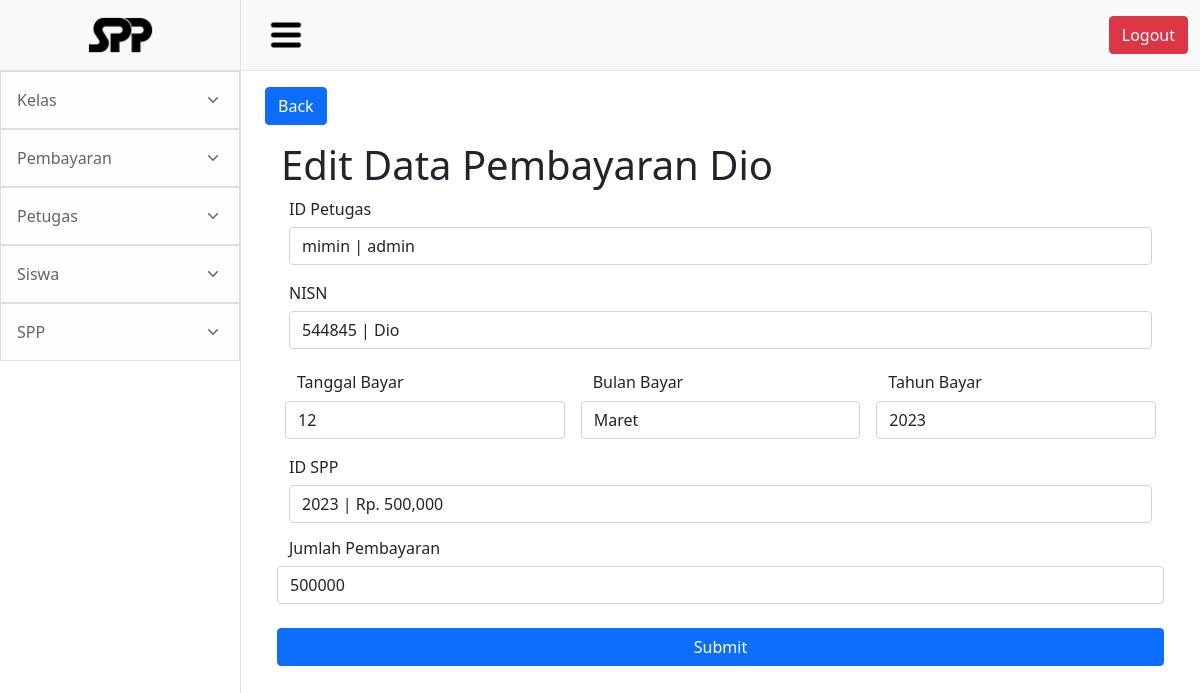
Page /index/pembayaran/EditPembayaran.php?id=1 on the committed database.
### tables this page shows
CREATE TABLE `pembayaran` (
  `id_pembayaran` int(11) NOT NULL,
  `id_petugas` int(11) NOT NULL,
  `nisn` varchar(10) NOT NULL,
  `tgl_bayar` varchar(50) NOT NULL,
  `bulan_bayar` varchar(8) NOT NULL,
  `tahun_dibayar` varchar(4) NOT NULL,
  `id_spp` int(11) NOT NULL,
  `jumblah_bayar` int(11) NOT NULL
);

CREATE TABLE `siswa` (
  `nisn` int(10) NOT NULL,
  `nis` int(8) NOT NULL,
  `nama` varchar(35) NOT NULL,
  `id_kelas` int(11) NOT NULL,
  `alamat` text NOT NULL,
  `no_telp` int(13) NOT NULL,
  `id_spp` int(11) NOT NULL
);

CREATE TABLE `petugas` (
  `id_petugas` int(11) NOT NULL,
  `username` varchar(25) NOT NULL,
  `password` varchar(32) NOT NULL,
  `nama_petugas` varchar(35) NOT NULL,
  `level` varchar(10) NOT NULL
);

CREATE TABLE `spp` (
  `id_spp` int(11) NOT NULL,
  `tahun` int(11) NOT NULL,
  `nominal` int(11) NOT NULL
);

### index/pembayaran/EditPembayaran.php (the view, shortened to what this page needs)
<?php
include 'api/koneksi.php';
  if (isset($_GET['id'])) {
    $id = ($_GET["id"]);
    $query = "SELECT * FROM pembayaran as a LEFT JOIN siswa as b ON a.nisn = b.nisn LEFT JOIN spp as c ON a.id_spp = c.id_spp LEFT JOIN petugas as
    d ON a.id_petugas = d.id_petugas  WHERE id_pembayaran ='$id'";
    $result = mysqli_query($kon, $query);
    $data = mysqli_fetch_assoc($result);
    $nominal =$data['nominal'] ;
    $HN = number_format($nominal);
  } else {
    echo "<script>alert('Masukkan data id.');window.location='index.php';</script>";
  }
  ?>
<!DOCTYPE html>
<html lang="en">
    <head>
    <?php
            include('../../components/header.php')
            ?>
    </head>
    <body>
        <div class="d-flex" id="wrapper">
            <?php
            include('../../components/sidebar.php')
            ?>
                <div class="container-fluid">
                <form method="post" action="api/EditData.php">
                    <div class="container">
                    <a class="btn btn-primary mt-3" href="pembayaran.php" role="button">Back</a>
                        <div class="card-body">
                        <h1>Edit Data Pembayaran <?php echo $data['nama']; ?></h1>
                            <div class="card-text m-2">
                                <div class="form-group mb-3">
                                    <label class="h6" >ID Petugas</label>
                                <select name="Data1" class="form-control">
                                <option value="<?php echo $data['id_petugas'];?>" selected><?php echo $data['nama_petugas'];?> | <?php echo $data['level'];?></option>
                                </select>
                                </div>
                                <div class="form-group mb-3">
                                    <label class="h6" >NISN</label>
                                <select name="Data2" class="form-control">
                                <option value="<?php echo $data['nisn'];?>" selected><?php echo $data['nisn'];?> | <?php echo $data['nama'];?></option>
                                </select>
                                </div>
                                <div class="row">
                                    <div class="form-group mb-3 col m-2">
                                        <div class="row">
                                            <div class="h6">Tanggal Bayar</div>
                                            <input type="text" name="Data3" value="<?php echo $data['tgl_bayar'];?>" class="form-control col-md-8">
                                        </div>
                                    </div>
                                    <div class="form-group mb-3 col m-2">
                                        <div class="row">
                                            <div class="h6">Bulan Bayar</div>
                                            <input type="text" name="Data4" value="<?php echo $data['bulan_bayar'];?>" class="form-control col-md-8">
                                        </div>
                                    </div>
                                    <div class="form-group mb-3 col m-2">
                                        <div class="row">
                                            <div class="h6">Tahun Bayar</div>
                                            <input type="text" name="Data5" value="<?php echo $data['tahun_dibayar'];?>" class="form-control col-md-8">
                                        </div>
                                    </div>
                                </div>
                                <div class="form-group mb-3">
                                    <label class="col-md-4 h6" >ID SPP</label>
                                <select name="Data6" class="form-control">
                                <option value="<?php echo $data['id_spp'];?>" selected><?php echo $data['tahun'];?> | Rp. <?php echo $HN ?></option>
                                </select>
                                </div>
                                <div class="form-group mb-4">
                                    <div class="row">
                                        <div class="h6">Jumlah Pembayaran</div>
                                        <input type="number" name="Data7" value="<?php echo $data['jumblah_bayar'];?>" class="form-control col-md-8">
                                    </div>
                                </div>
                                <div class="form-group">
                                    <div class="row">
                                        <input href="" type="submit" class="btn btn-primary">
                                    </div>
                                </div>
                            </form>
                </div>
            </div>
        </div>
    </body>
</html>

### rows in the picture
pembayaran: siswa.nama "Dio", Data1 "mimin | admin", Data2 "544845 | Dio", Data3 "12", Data4 "Maret", Data5 "2023", Data6 "2023 | Rp. 500,000", Data7 "500000"
